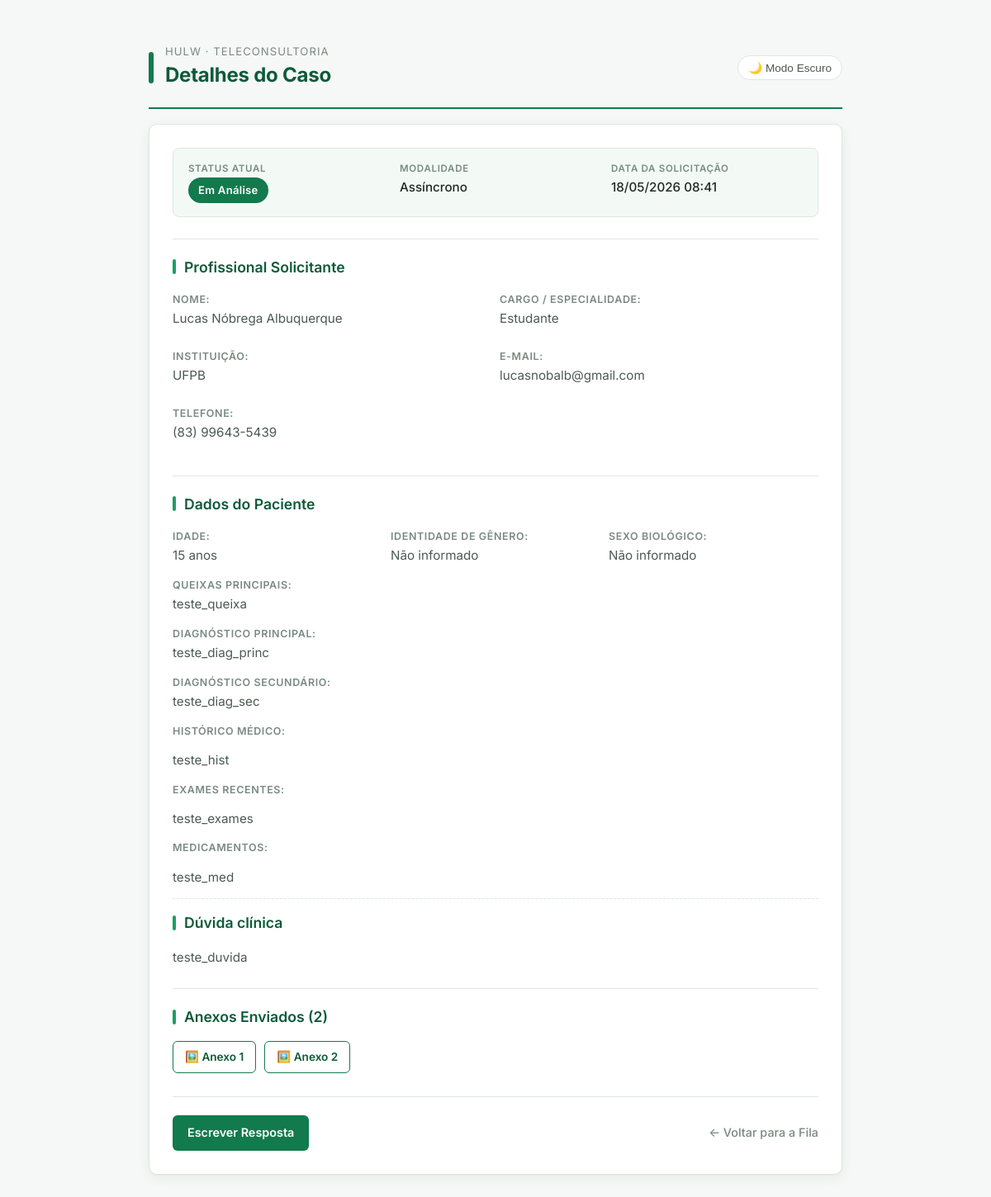
/detalhe/24/, run on the app's committed database.
### teleconsultoria/models.py (models this page shows, shortened)
class Solicitacao(models.Model):
    profissional = models.ForeignKey(Profissional, on_delete=models.CASCADE, related_name='solicitacoes')
    medica_designada = models.ForeignKey(Medica, on_delete=models.SET_NULL, null=True, blank=True, related_name='atendimentos')
    status = models.CharField(max_length=20, choices=StatusSolicitacao.choices, default=StatusSolicitacao.PENDENTE)
    tipo_atendimento = models.CharField(max_length=20, choices=TipoAtendimento.choices)
    data_sol = models.DateTimeField(auto_now_add=True)
    data_marcada = models.DateField(null=True, blank=True)
    horario_marcado = models.TimeField(null=True, blank=True)
    duracao_estimada = models.PositiveIntegerField(null=True, blank=True, help_text="Duração em minutos")
    link_teams = models.URLField(max_length=500, null=True, blank=True)
    resumo_sincrono = models.TextField(null=True, blank=True)
    justificativa_cancelamento = models.TextField(null=True, blank=True)
    data_limite = models.DateField(null=True, blank=True)
    horario_limite = models.TimeField(null=True, blank=True)
    idade_pac = models.IntegerField(null=True, blank=True)
    sexo_pac = models.CharField(max_length=2, choices=Sexo.choices, null=True, blank=True)
    sexo_biologico_pac = models.CharField(max_length=1, choices=[('M', 'Masculino'), ('F', 'Feminino')], null=True, blank=True)
    queixas = models.TextField(null=True, blank=True)
    historico_med = models.TextField(blank=True, null=True)
    diagnostico_princ = models.TextField(blank=True, null=True)
    diagnostico_sec = models.TextField(blank=True, null=True)
    medicamentos = models.TextField(blank=True, null=True)
    exames_recentes = models.TextField(blank=True, null=True)
    duvida_clinica = models.TextField()
    token_acesso = models.UUIDField(default=uuid.uuid4, editable=False)
    class Meta:
        verbose_name = "Solicitação"
        verbose_name_plural = "Solicitações"

class Profissional(models.Model):
    user = models.OneToOneField(User, on_delete=models.CASCADE, null=True, blank=True)
    cpf = models.CharField(max_length=11, unique=True)
    nome_completo = models.CharField(max_length=255)
    email = models.EmailField()
    telefone = models.CharField(max_length=15, help_text="WhatsApp com DDD", blank=True, null=True)
    crm = models.CharField(max_length=20, blank=True, null=True)
    cargo = models.CharField(max_length=100)
    instituicao = models.CharField(max_length=100)

class AnexoSolicitacao(models.Model):
    solicitacao = models.ForeignKey(Solicitacao, on_delete=models.CASCADE, related_name='anexos')
    arquivo = models.FileField(upload_to='solicitacoes_anexos/')
    data_upload = models.DateTimeField(auto_now_add=True)

### teleconsultoria/views.py (the view)
# urls.py: path('detalhe/<int:sol_id>/', views.detalhe_caso, name='detalhe_caso'),
def detalhe_caso(request, sol_id):
    solicitacao = get_object_or_404(Solicitacao, id=sol_id)
    if solicitacao.status == 'PENDENTE':
        solicitacao.iniciar_analise()
    link_obj = LinkAcesso.objects.filter(solicitacao=solicitacao).first()
    token = link_obj.token if link_obj else "token-nao-gerado"
    link_publico = f"{request.scheme}://{request.get_host()}/acompanhar/{token}/"
    print("\n" + "="*50)
    print(f"LINK DE ACESSO PÚBLICO (Caso #{solicitacao.id}): {link_publico}")
    print("="*50 + "\n")
    return render(request, 'detalhe_caso.html', {'sol': solicitacao})

### teleconsultoria/templates/detalhe_caso.html (shortened to what this page needs)
<!DOCTYPE html>
<html lang="pt-br">
<head>
</head>
<body>
    <div class="page-header">
        <div class="mark"></div>
        <div>
            <div class="subtitle">HULW · Teleconsultoria</div>
            <h1>Detalhes do Caso</h1>
        </div>
        <button id="themeBtn" class="theme-toggle-btn" onclick="toggleTheme()">🌙 Modo Escuro</button>
    </div>
    <div class="card">
        <div class="meta-grid">
            <div>
                <div class="meta-label">Status Atual</div>
                <div class="meta-value"><span class="status-badge">{{ sol.get_status_display }}</span></div>
            </div>
            <div>
                <div class="meta-label">Modalidade</div>
                <div class="meta-value">{{ sol.get_tipo_atendimento_display }}</div>
            </div>
            <div>
                <div class="meta-label">Data da Solicitação</div>
                <div class="meta-value">{{ sol.data_sol|date:"d/m/Y H:i" }}</div>
            </div>
        </div>
        <div class="secao">
            <h3>Profissional Solicitante</h3>
            <div style="display: grid; grid-template-columns: 1fr 1fr; gap: 10px;">
                <div>
                    <h4>Nome:</h4>
                    <p>{{ sol.profissional.nome_completo }}</p>
                </div>
                <div>
                    <h4>Cargo / Especialidade:</h4>
                    <p>{{ sol.profissional.cargo|default:"Não informado" }}</p>
                </div>
                <div>
                    <h4>Instituição:</h4>
                    <p>{{ sol.profissional.instituicao|default:"Não informada" }}</p>
                </div>
                <div>
                    <h4>E-mail:</h4>
                    <p>{{ sol.profissional.email }}</p>
                </div>
                <div>
                    <h4>Telefone:</h4>
                    <p>{{ sol.profissional.telefone }}</p>
                </div>
            </div>
        </div>
        {% if sol.idade_pac %}
            <div class="secao">
                <h3>Dados do Paciente</h3>
                <div style="display: grid; grid-template-columns: 1fr 1fr 1fr; gap: 10px;">
                    <div><h4>Idade:</h4> <p>{{ sol.idade_pac }} anos</p></div>
                    <div>
                        <h4>Identidade de gênero:</h4>
                        <p>
                            {% if sol.sexo_pac == 'M' %}Masculino
                            {% elif sol.sexo_pac == 'F' %}Feminino
                            {% elif sol.sexo_pac == 'NB' %}Não Binário
                            {% elif sol.sexo_pac == 'O' %}Outro
                            {% else %}Não informado{% endif %}
                        </p>
                    </div>
                    <div>
                        <h4>Sexo Biológico:</h4>
                        <p>
                            {% if sol.sexo_biologico_pac == 'M' %}Masculino
                            {% elif sol.sexo_biologico_pac == 'F' %}Feminino
                            {% else %}Não informado{% endif %}
                        </p>
                    </div>
                </div>
                    <h4>Queixas Principais:</h4> <p>{{ sol.queixas }}</p>
                    <div><h4>Diagnóstico Principal:</h4> <p>{{ sol.diagnostico_princ|default:"Não informado" }}
                    <div><h4>Diagnóstico Secundário:</h4> <p>{{ sol.diagnostico_sec|default:"Não informado" }}
                </div>
                <h4>Histórico Médico:</h4> <p>{{ sol.historico_med|linebreaks }}</p>
                <h4>Exames recentes:</h4> <p>{{ sol.exames_recentes|linebreaks }}</p>
                <h4>Medicamentos:</h4> <p>{{ sol.medicamentos|linebreaks }}</p>
                <div style="border-top: 1px dashed var(--line); padding-top: 15px; margin-top: 10px;"></div>
                <h3>Dúvida clínica</h3>
                <p style="color: var(--ink); margin-top: 4px;">{{ sol.duvida_clinica|linebreaks }}</p>
            </div>
        {% else %}
            <div class="secao">
                <h3>Dúvida Clínica</h3>
                <p style="color: var(--ink); margin-top: 4px;">{{ sol.duvida_clinica|linebreaks }}</p>
            </div>
        {% endif %}
        {% if sol.anexos.all %}
        <div class="secao">
            <h3>Anexos Enviados ({{ sol.anexos.count }})</h3>
            <div class="anexo-container">
                {% for item in sol.anexos.all %}
                    <a href="{{ item.arquivo.url }}" target="_blank" class="anexo-link">
                        {% if ".pdf" in item.arquivo.name|lower %}📄{% else %}🖼️{% endif %}
                        Anexo {{ forloop.counter }}
                    </a>
                {% endfor %}
            </div>
        </div>
        {% endif %}
    </div>
    <div class="links">
        {% if sol.tipo_atendimento == 'SINCRONO' %}
            <a href="{% url 'concluir_sincrona' sol.id %}" class="btn-responder" onclick="return confirm('Deseja concluir este atendimento?');">Concluir Atendimento</a>
            <a href="{% url 'registrar_ausencia' sol.id %}" class="btn-ausente" onclick="return confirm('Registrar ausência do solicitante?');">Ausente</a>
            <a href="{% url 'cancelar_solicitacao' sol.id %}" class="btn-cancelar">Cancelar</a>
        {% else %}
            <a href="{% url 'responder_solicitacao' sol.id %}" class="btn-responder">Escrever Resposta</a>
        {% endif %}
        <a href="{% url 'fila_medica' %}" class="btn-voltar">← Voltar para a Fila</a>
    </div>
</body>
</html>

### teleconsultoria/templates/detalhe_caso.html (style rules this page uses)
:root { --hulw-green: #137a4d; --hulw-green-dark: #0e5a39; --hulw-green-light: #e8f5ee; --hulw-green-soft: #f3faf6; --hulw-accent: #1b9e63; --ink: #1f2a25; --ink-soft: #4b5a52; --muted: #7a8a82; --line: #dde7e1; --bg: #f5f8f6; --white: #ffffff; --warning-bg: #fff8e1; --warning-border: #f1d27a; --warning-text: #7a5a10; --danger: #c0392b; --teams: #4a52b8; --teams-dark: #353c93; --radius: 10px; --shadow: 0 1px 2px rgba(16, 60, 40, 0.04), 0 4px 16px rgba(16, 60, 40, 0.06); }
* { box-sizing: border-box; }
body { font-family: 'Inter', -apple-system, BlinkMacSystemFont, sans-serif; max-width: 880px; margin: 30px auto; padding: 20px; line-height: 1.55; background-color: var(--bg); color: var(--ink); }
h1 { font-size: 1.5rem; font-weight: 700; color: var(--hulw-green-dark); margin: 0 0 4px 0; letter-spacing: -0.01em; }
.page-header { display: flex; align-items: center; gap: 14px; margin-bottom: 18px; padding-bottom: 16px; border-bottom: 2px solid var(--hulw-green); }
.page-header .mark { width: 6px; height: 38px; background: var(--hulw-green); border-radius: 3px; }
.page-header .subtitle { font-size: 0.82rem; color: var(--muted); text-transform: uppercase; letter-spacing: 0.08em; margin-top: 2px; }
.card { border: 1px solid var(--line); padding: 28px; border-radius: var(--radius); background-color: var(--white); box-shadow: var(--shadow); }
.meta-grid { display: grid; grid-template-columns: repeat(auto-fit, minmax(200px, 1fr)); gap: 14px 24px; padding: 16px 18px; background: var(--hulw-green-soft); border: 1px solid var(--line); border-radius: 8px; margin-bottom: 8px; }
.meta-grid .meta-label { font-size: 0.72rem; text-transform: uppercase; letter-spacing: 0.06em; color: var(--muted); font-weight: 600; margin-bottom: 2px; }
.meta-grid .meta-value { font-size: 0.95rem; color: var(--ink); font-weight: 500; }
.status-badge { display: inline-block; padding: 5px 12px; border-radius: 999px; background: var(--hulw-green); color: #ffffff; font-weight: 600; font-size: 0.82rem; letter-spacing: 0.02em; }
.secao { margin-top: 26px; padding-top: 20px; border-top: 1px solid var(--line); }
h3 { color: var(--hulw-green-dark); margin: 0 0 16px 0; font-size: 1.1rem; font-weight: 600; display: flex; align-items: center; gap: 10px; }
h3::before { content: ""; width: 4px; height: 18px; background: var(--hulw-accent); border-radius: 2px; }
h4 { margin: 0 0 2px 0; color: var(--muted); font-weight: 600; font-size: 0.78rem; text-transform: uppercase; letter-spacing: 0.05em; }
p { margin: 2px 0 14px 0; font-size: 0.95rem; color: var(--ink-soft); }
.links { margin-top: 28px; padding-top: 22px; border-top: 1px solid var(--line); display: flex; gap: 10px; align-items: center; flex-wrap: wrap; }
.btn-responder, .btn-ausente, .btn-cancelar, .btn-teams, .btn-secondary { padding: 10px 18px; text-decoration: none; border-radius: 6px; font-weight: 600; font-size: 0.9rem; border: none; cursor: pointer; transition: transform 0.08s ease, box-shadow 0.15s ease, background 0.15s ease; display: inline-flex; align-items: center; gap: 6px; }
.btn-responder { background: var(--hulw-green); color: #ffffff; }
.btn-voltar { color: var(--muted); text-decoration: none; margin-left: auto; font-size: 0.9rem; font-weight: 500; }
.anexo-container { display: flex; flex-wrap: wrap; gap: 10px; margin-top: 10px; }
.anexo-link { display: inline-flex; align-items: center; gap: 6px; color: var(--hulw-green-dark); text-decoration: none; font-weight: 600; border: 1px solid var(--hulw-green); background: var(--white); padding: 8px 14px; border-radius: 6px; font-size: 0.85rem; }
.theme-toggle-btn { background: none; border: 1px solid var(--line); color: var(--ink-soft); padding: 6px 12px; border-radius: 20px; cursor: pointer; font-weight: 500; font-size: 0.85rem; margin-left: auto; display: inline-flex; align-items: center; gap: 6px; background-color: var(--white); }

### data on the page
Solicitacao: status "Em Análise", tipo_atendimento "Assíncrono", data_sol "18/05/2026 08:41", profissional.nome_completo "Lucas Nóbrega Albuquerque", profissional.cargo "Estudante", profissional.instituicao "UFPB", profissional.email "lucasnobalb@gmail.com", profissional.telefone "(83) 99643-5439", idade_pac "15", queixas "teste_queixa", diagnostico_princ "teste_diag_princ", diagnostico_sec "teste_diag_sec", historico_med "teste_hist", exames_recentes "teste_exames", medicamentos "teste_med", duvida_clinica "teste_duvida", anexos.count "2"
